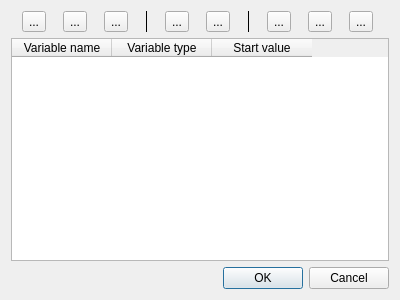
<?xml version="1.0" encoding="UTF-8"?>
<ui version="4.0">
 <class>VariablesDialog</class>
 <widget class="QDialog" name="VariablesDialog">
  <property name="geometry">
   <rect>
    <x>0</x>
    <y>0</y>
    <width>400</width>
    <height>300</height>
   </rect>
  </property>
  <property name="windowTitle">
   <string>Variables</string>
  </property>
  <layout class="QGridLayout" name="gridLayout">
   <item row="0" column="0">
    <layout class="QHBoxLayout" name="horizontalLayout">
     <item>
      <widget class="QToolButton" name="m_toolButtonCut">
       <property name="text">
        <string>...</string>
       </property>
      </widget>
     </item>
     <item>
      <widget class="QToolButton" name="m_toolButtonCopy">
       <property name="text">
        <string>...</string>
       </property>
      </widget>
     </item>
     <item>
      <widget class="QToolButton" name="m_toolButtonPaste">
       <property name="text">
        <string>...</string>
       </property>
      </widget>
     </item>
     <item>
      <widget class="QFrame" name="kseparator">
       <property name="frameShape">
        <enum>QFrame::VLine</enum>
       </property>
      </widget>
     </item>
     <item>
      <widget class="QToolButton" name="m_toolButtonUndo">
       <property name="text">
        <string>...</string>
       </property>
      </widget>
     </item>
     <item>
      <widget class="QToolButton" name="m_toolButtonRedo">
       <property name="text">
        <string>...</string>
       </property>
      </widget>
     </item>
     <item>
      <widget class="QFrame" name="kseparator_2">
       <property name="frameShape">
        <enum>QFrame::VLine</enum>
       </property>
      </widget>
     </item>
     <item>
      <widget class="QToolButton" name="m_toolButtonNew">
       <property name="text">
        <string>...</string>
       </property>
      </widget>
     </item>
     <item>
      <widget class="QToolButton" name="m_toolButtonEdit">
       <property name="text">
        <string>...</string>
       </property>
      </widget>
     </item>
     <item>
      <widget class="QToolButton" name="m_toolButtonDelete">
       <property name="text">
        <string>...</string>
       </property>
      </widget>
     </item>
    </layout>
   </item>
   <item row="2" column="0">
    <widget class="QDialogButtonBox" name="buttonBox">
     <property name="orientation">
      <enum>Qt::Horizontal</enum>
     </property>
     <property name="standardButtons">
      <set>QDialogButtonBox::Cancel|QDialogButtonBox::Ok</set>
     </property>
    </widget>
   </item>
   <item row="1" column="0">
    <widget class="QTableWidget" name="m_tableWidget">
     <property name="horizontalScrollBarPolicy">
      <enum>Qt::ScrollBarAlwaysOff</enum>
     </property>
     <property name="editTriggers">
      <set>QAbstractItemView::NoEditTriggers</set>
     </property>
     <property name="selectionBehavior">
      <enum>QAbstractItemView::SelectRows</enum>
     </property>
     <property name="showGrid">
      <bool>false</bool>
     </property>
     <property name="cornerButtonEnabled">
      <bool>true</bool>
     </property>
     <attribute name="verticalHeaderVisible">
      <bool>false</bool>
     </attribute>
     <attribute name="verticalHeaderHighlightSections">
      <bool>false</bool>
     </attribute>
     <column>
      <property name="text">
       <string>Variable name</string>
      </property>
     </column>
     <column>
      <property name="text">
       <string>Variable type</string>
      </property>
     </column>
     <column>
      <property name="text">
       <string>Start value</string>
      </property>
     </column>
    </widget>
   </item>
  </layout>
 </widget>
 <resources/>
 <connections>
  <connection>
   <sender>buttonBox</sender>
   <signal>accepted()</signal>
   <receiver>VariablesDialog</receiver>
   <slot>accept()</slot>
   <hints>
    <hint type="sourcelabel">
     <x>267</x>
     <y>277</y>
    </hint>
    <hint type="destinationlabel">
     <x>245</x>
     <y>-17</y>
    </hint>
   </hints>
  </connection>
  <connection>
   <sender>buttonBox</sender>
   <signal>rejected()</signal>
   <receiver>VariablesDialog</receiver>
   <slot>reject()</slot>
   <hints>
    <hint type="sourcelabel">
     <x>336</x>
     <y>278</y>
    </hint>
    <hint type="destinationlabel">
     <x>330</x>
     <y>-16</y>
    </hint>
   </hints>
  </connection>
 </connections>
</ui>
